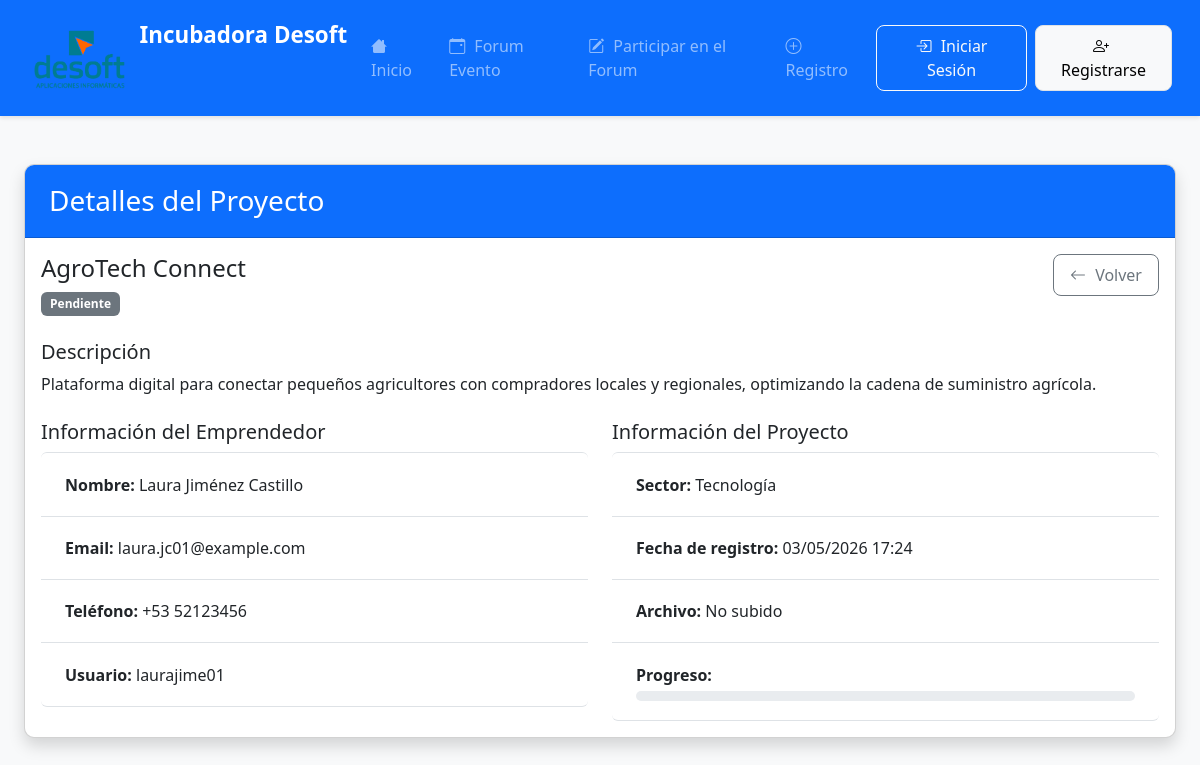
Screenshot of /proyecto/1/ with the database file from the repository.
### emprendedores/models.py (models this page shows, shortened)
class Proyecto(models.Model):
    ESTADOS = (
        ('pendiente', 'Pendiente'),
        ('revision', 'En revisión'),
        ('aceptado', 'Aceptado'),
        ('asignado', 'En proceso'),
        ('rechazado', 'Rechazado'),
        ('finalizado', 'Finalizado'),
    )
    SECTORES = (
        ('tecnologia', 'Tecnología'),
        ('salud', 'Salud'),
        ('educacion', 'Educación'),
        ('finanzas', 'Finanzas'),
        ('comercio', 'Comercio'),
        ('otros', 'Otros'),
    )
    usuario = models.ForeignKey(User, on_delete=models.CASCADE, related_name='proyectos', null=True, blank=True)
    nombre_proyecto = models.CharField(max_length=200)
    descripcion = models.TextField()
    nombre_completo = models.CharField(max_length=100)
    email = models.EmailField()
    telefono = models.CharField(max_length=15, blank=True, null=True)
    estado = models.CharField(max_length=20, choices=ESTADOS, default='pendiente')
    sector = models.CharField(max_length=20, choices=SECTORES, default='tecnologia')
    fecha_registro = models.DateTimeField(auto_now_add=True)
    archivo_proyecto = models.FileField(upload_to='proyectos/%Y/%m/%d/', blank=True, null=True)
    progreso = models.PositiveIntegerField(default=0)
    motivo_rechazo = models.TextField(blank=True, null=True)
    presupuesto_estimado = models.DecimalField(
        max_digits=12, decimal_places=2, blank=True, null=True,
        help_text="Presupuesto estimado del proyecto en pesos"
    )
    gestor = models.ForeignKey('GestorCiencias', on_delete=models.SET_NULL, null=True, blank=True,
                            related_name='proyectos_gestionados')
    class Meta:
        ordering = ['-fecha_registro']

### emprendedores/views.py (the view)
# urls.py: path('proyecto/<int:proyecto_id>/', views.detalle_proyecto, name='detalle_proyecto'),
def detalle_proyecto(request, proyecto_id):
    proyecto = get_object_or_404(Proyecto, id=proyecto_id)
    return render(request, 'emprendedores/detalle_proyecto.html', {'proyecto': proyecto})

### emprendedores/templates/emprendedores/detalle_proyecto.html (shortened to what this page needs)
{% extends "emprendedores/base.html" %}
{% block content %}
<div class="container mt-5">
    <div class="card shadow">
        <div class="card-header bg-primary text-white">
            <h3 class="mb-0">Detalles del Proyecto</h3>
        </div>
        <div class="card-body">
            <div class="row mb-4">
                <div class="col-md-8">
                    <h4>{{ proyecto.nombre_proyecto }}</h4>
                    <span class="badge
                        {% if proyecto.estado == 'pendiente' %}bg-secondary
                        {% elif proyecto.estado == 'revision' %}bg-info
                        {% elif proyecto.estado == 'aceptado' %}bg-success
                        {% elif proyecto.estado == 'asignado' %}bg-primary
                        {% else %}bg-danger{% endif %}">
                        {{ proyecto.get_estado_display }}
                    </span>
                </div>
                <div class="col-md-4 text-end">
                    {% if request.user.gestorciencias %}
                        <a href="{% url 'panel_gestor' %}" class="btn btn-outline-secondary">
                    {% elif request.user.is_superuser %}
                        <a href="{% url 'panel_admin' %}" class="btn btn-outline-secondary">
                    {% else %}
                        <a href="{% url 'panel_emprendedor' %}" class="btn btn-outline-secondary">
                    {% endif %}
                        <i class="bi bi-arrow-left"></i> Volver
                    </a>
                </div>
            </div>
            <div class="mb-4">
                <h5>Descripción</h5>
                <p>{{ proyecto.descripcion }}</p>
            </div>
            <div class="row">
                <div class="col-md-6">
                    <h5>Información del Emprendedor</h5>
                    <ul class="list-group">
                        <li class="list-group-item">
                            <strong>Nombre:</strong> {{ proyecto.nombre_completo }}
                        </li>
                        <li class="list-group-item">
                            <strong>Email:</strong> {{ proyecto.email }}
                        </li>
                        <li class="list-group-item">
                            <strong>Teléfono:</strong> {{ proyecto.telefono|default:"No proporcionado" }}
                        </li>
                        {% if proyecto.usuario %}
                        <li class="list-group-item">
                            <strong>Usuario:</strong> {{ proyecto.usuario.username }}
                        </li>
                        {% endif %}
                    </ul>
                </div>
                <div class="col-md-6">
                    <h5>Información del Proyecto</h5>
                    <ul class="list-group">
                        <li class="list-group-item">
                            <strong>Sector:</strong> {{ proyecto.get_sector_display }}
                        </li>
                        <li class="list-group-item">
                            <strong>Fecha de registro:</strong> {{ proyecto.fecha_registro|date:"d/m/Y H:i" }}
                        </li>
                        <li class="list-group-item">
                            <strong>Archivo:</strong>
                            {% if proyecto.archivo_proyecto %}
                                <a href="{{ proyecto.archivo_proyecto.url }}" target="_blank" class="btn btn-sm btn-outline-primary">Descargar</a>
                            {% else %}
                                No subido
                            {% endif %}
                        </li>
                        <li class="list-group-item">
                            <strong>Progreso:</strong>
                            <div class="progress mt-1">
                            </div>
                        </li>
                    </ul>
                </div>
            </div>
        </div>
    </div>
</div>
{% endblock %}

### static/css/styles.css (style rules this page uses)
body { background-color: #f8f9fa; font-family: 'Segoe UI', Tahoma, Geneva, Verdana, sans-serif; color: #333; }
.container { max-width: 1400px; }
.card { border-radius: 10px; overflow: hidden; box-shadow: 0 4px 6px rgba(0, 0, 0, 0.1); transition: transform 0.3s ease; margin-bottom: 25px; }
.card-header { padding: 1.2rem 1.5rem; font-weight: 600; }
.list-group-item { padding: 1.2rem 1.5rem; border-left: none; border-right: none; transition: background-color 0.2s; }
.badge { padding: 0.5em 0.75em; font-weight: 600; }
.btn { border-radius: 8px; padding: 0.5rem 1rem; font-weight: 500; transition: all 0.2s ease; }
.badge.bg-secondary { background-color: #6c757d; }
.bi { margin-right: 5px; }
.progress { border-radius: 10px; height: 10px; }
.btn .bi { margin-right: 5px; }
.badge[class*="bg-"] { color: white; }

### rows the page displays
Proyecto: nombre_proyecto "AgroTech Connect", estado "Pendiente", descripcion "Plataforma digital para conectar pequeños agricultores con compradores locales y regionales, optimizando la cadena de suministro agrícola.", nombre_completo "Laura Jiménez Castillo", email "laura.jc01@example.com", telefono "+53 52123456", usuario.username "laurajime01", sector "Tecnología", fecha_registro "03/05/2026 17:24"
